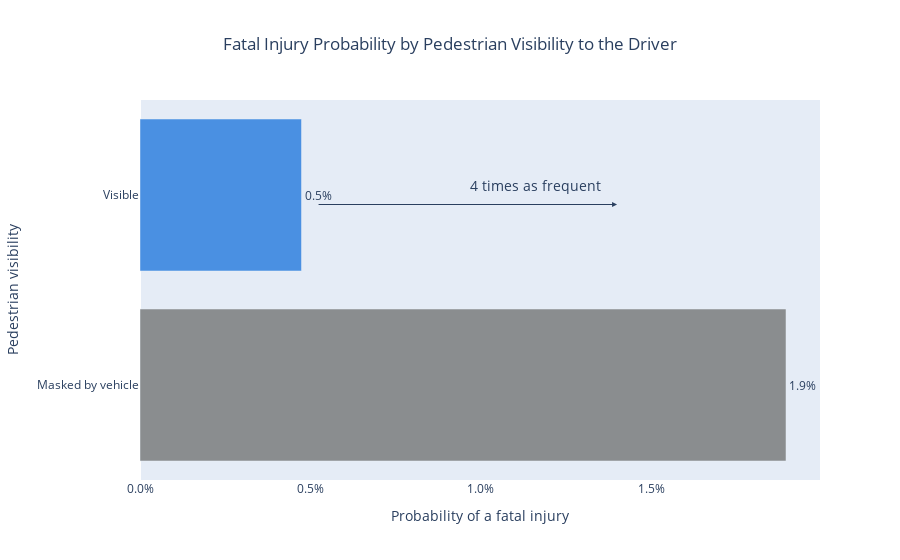

Notebook code for this chart:
### Markdown cell above
---

### Code cell
pede_df = accidents.copy()
pede_df.loc[pede_df['Pedestrian_movement'].str.contains('masked', case=False, na=False), 'Pedestrian_movement'] = 'Masked'
pede_df.loc[pede_df['Pedestrian_movement'].str.contains('Crossing|carriageway', case=False, na=False), 'Pedestrian_movement'] = 'Visible'

vis_fatal = pede_df[pede_df['Pedestrian_movement'] == 'Visible'].Accident_severity.value_counts(normalize=True).values[2]
mask_fatal = pede_df[pede_df['Pedestrian_movement'] == 'Masked'].Accident_severity.value_counts(normalize=True).values[2]

joint_fatal = pd.DataFrame({'Visible': [vis_fatal], 'Masked by vehicle': [mask_fatal]})
melt_fatal = pd.melt(joint_fatal, var_name='Pedestrian_visibility', value_name='Probability')
melt_fatal = melt_fatal.sort_values(by='Probability', ascending=False)

fig = setup_horizontal_bar(melt_fatal, 'Probability', 'Pedestrian_visibility', '#8A8D8F', '#4A90E2', 'Probability of a fatal injury',
                           'Pedestrian visibility', 'Fatal Injury Probability by Pedestrian Visibility to the Driver')
fig.add_annotation(text='', x=0.014, y=0.95, ax=-300, ay=0, arrowhead=2)
fig.add_annotation(text='4 times as frequent', x=0.0116, y=1.05, ax=0, ay=0, showarrow=False, font=dict(size=14))
fig.show()

### Figure 1 — Plotly figure (JSON) as saved in the notebook; plotly's stock layout.template omitted (floating-point values rounded to 4 significant figures)
{"data": [{"alignmentgroup": "True", "hovertemplate": "color=#8A8D8F<br>Probability of a fatal injury=%{x}<br>Pedestrian visibility=%{y}<extra></extra>", "legendgroup": "#8A8D8F", "marker": {"color": "#8A8D8F", "pattern": {"shape": ""}}, "name": "#8A8D8F", "offsetgroup": "#8A8D8F", "orientation": "h", "showlegend": false, "textposition": "outside", "texttemplate": "%{x}", "type": "bar", "x": [0.01896], "xaxis": "x", "y": ["Masked by vehicle"], "yaxis": "y"}, {"alignmentgroup": "True", "hovertemplate": "color=#4A90E2<br>Probability of a fatal injury=%{x}<br>Pedestrian visibility=%{y}<extra></extra>", "legendgroup": "#4A90E2", "marker": {"color": "#4A90E2", "pattern": {"shape": ""}}, "name": "#4A90E2", "offsetgroup": "#4A90E2", "orientation": "h", "showlegend": false, "textposition": "outside", "texttemplate": "%{x}", "type": "bar", "x": [0.004739], "xaxis": "x", "y": ["Visible"], "yaxis": "y"}], "layout": {"annotations": [{"arrowhead": 2, "ax": -300, "ay": 0, "text": "", "x": 0.014, "y": 0.95}, {"ax": 0, "ay": 0, "font": {"size": 14}, "showarrow": false, "text": "4 times as frequent", "x": 0.0116, "y": 1.05}], "barmode": "relative", "legend": {"title": {"text": "color"}, "tracegroupgap": 0}, "title": {"text": "Fatal Injury Probability by Pedestrian Visibility to the Driver", "x": 0.5}, "xaxis": {"anchor": "y", "domain": [0, 1], "fixedrange": true, "showgrid": false, "tickformat": ".1%", "title": {"text": "Probability of a fatal injury"}}, "yaxis": {"anchor": "x", "domain": [0, 1], "fixedrange": true, "title": {"text": "Pedestrian visibility"}}}}
